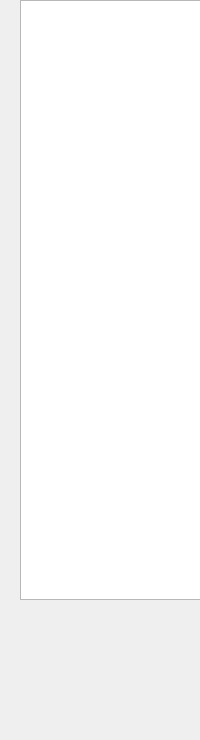
<?xml version="1.0" encoding="UTF-8"?>
<ui version="4.0">
 <class>playlistwind</class>
 <widget class="QWidget" name="playlistwind">
  <property name="geometry">
   <rect>
    <x>0</x>
    <y>0</y>
    <width>200</width>
    <height>740</height>
   </rect>
  </property>
  <property name="windowTitle">
   <string>Form</string>
  </property>
  <widget class="QListWidget" name="listWidget">
   <property name="geometry">
    <rect>
     <x>20</x>
     <y>0</y>
     <width>231</width>
     <height>600</height>
    </rect>
   </property>
  </widget>
 </widget>
 <resources/>
 <connections/>
</ui>
